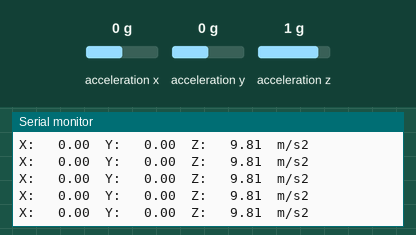
A sketch run on a simulated ESP32. On the bench: the last lines printed to the serial monitor. The inputs (shaded band) are chosen by the test bench; at power-on: acceleration x 0 g, acceleration y 0 g, acceleration z 1 g.

Above: at 1.2 s.
1.3 s: acceleration x set to -1.4 g
At 1.57 s:
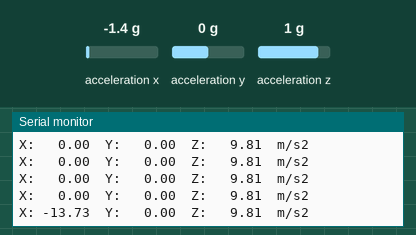
3.3 s: acceleration y set to -1.4 g
At 3.58 s:
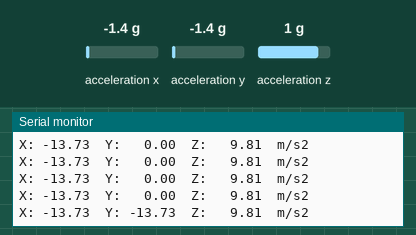
5.3 s: acceleration z set to -1.4 g
At 5.6 s:
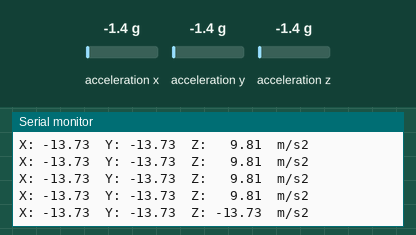
7.3 s: acceleration x set to -0.8 g
At 7.61 s:
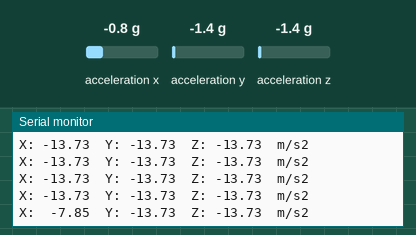
9.3 s: acceleration y set to -0.8 g
At 9.62 s:
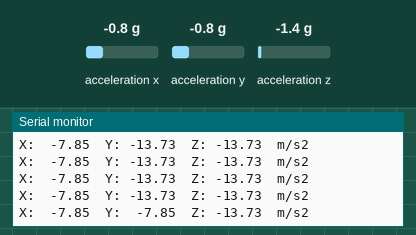
11.3 s: acceleration z set to -0.8 g
At 11.64 s:
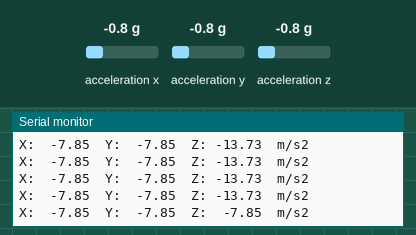

The sketch:

Accelerometer_test.ino
```cpp
#include "Accelerometer.h"

Accelerometer accel;

void setup() {
    Serial.begin(115200);
    while (!Serial);
    Serial.println("Starting ADXL345 test...");

    if (!accel.begin()) {
        Serial.println("ERROR: ADXL345 not found! Check wiring / I2C address.");
        while (true);
    }

    accel.printInfo();
    Serial.println("ADXL345 ready.");
}

void loop() {
    accel.update();
    Serial.printf("X: %6.2f  Y: %6.2f  Z: %6.2f  m/s2\n",
        accel.getX(), accel.getY(), accel.getZ());
    delay(200);
}
```

Accelerometer.h
```cpp
/* =============================================================
 * Project:   myMachine LED Cap
 * File:      Accelerometer.h
 * Author:    Martin Kriz
 * Company:   Brno Mars Rover
 * -------------------------------------------------------------
 * Description:
 *   Accelerometer class – ADXL345BCCZ over I2C (addr 0x53).
 *   Pins: SDA=21, SCL=22, INT=17
 *   Library: Adafruit ADXL345
 * ============================================================= */

#pragma once
#include <Arduino.h>
#include <Wire.h>
#include <Adafruit_Sensor.h>
#include <Adafruit_ADXL345_U.h>

constexpr int A_SDA_PIN = 21;
constexpr int A_SCL_PIN = 22;
constexpr int A_INT_PIN = 17;

class Accelerometer {
public:
    Accelerometer() : _adxl(12345) {}

    bool begin() {
        Wire.begin(A_SDA_PIN, A_SCL_PIN);
        if (!_adxl.begin(0x53)) {
            return false;
        }
        _adxl.setRange(ADXL345_RANGE_4_G);
        pinMode(A_INT_PIN, INPUT);
        return true;
    }

    void update() {
        sensors_event_t event;
        _adxl.getEvent(&event);
        _x = event.acceleration.x;
        _y = event.acceleration.y;
        _z = event.acceleration.z;
    }

    float getX() const { return _x; }
    float getY() const { return _y; }
    float getZ() const { return _z; }

    void printInfo() {
        sensor_t sensor;
        _adxl.getSensor(&sensor);
        Serial.printf("Sensor: %s | Max: %.1f m/s2 | Res: %.4f m/s2\n",
            sensor.name, sensor.max_value, sensor.resolution);
    }

private:
    Adafruit_ADXL345_Unified _adxl;
    float _x = 0, _y = 0, _z = 0;
};
```

Measured:
- after the input at 1.3 s, the serial monitor: prints a new line after 0.11 s (image 1)
- after the input at 3.3 s, the serial monitor: prints a new line after 0.13 s (image 2)
- after the input at 5.3 s, the serial monitor: prints a new line after 0.14 s (image 3)
- after the input at 7.3 s, the serial monitor: prints a new line after 0.15 s (image 4)
- after the input at 9.3 s, the serial monitor: prints a new line after 0.17 s (image 5)
- after the input at 11.3 s, the serial monitor: prints a new line after 0.18 s (image 6)
